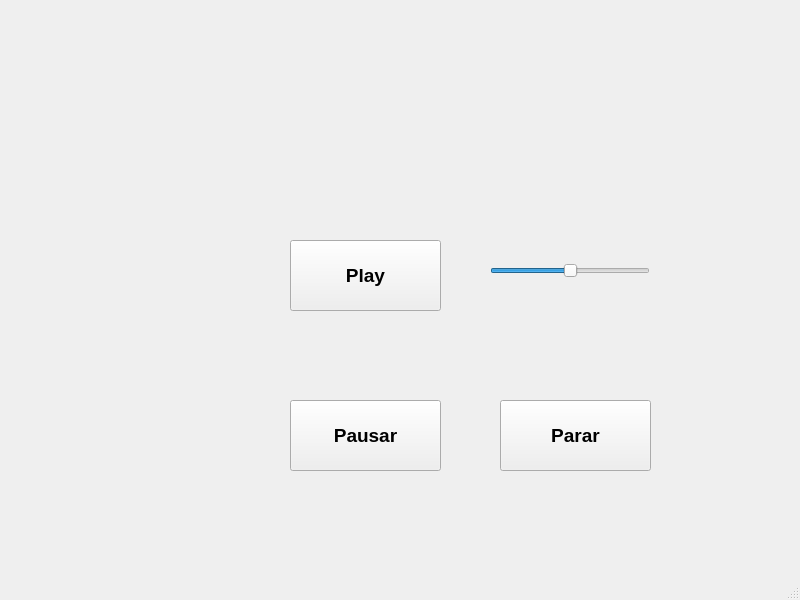
<?xml version="1.0" encoding="UTF-8"?>
<ui version="4.0">
 <class>MainWindow</class>
 <widget class="QMainWindow" name="MainWindow">
  <property name="geometry">
   <rect>
    <x>0</x>
    <y>0</y>
    <width>800</width>
    <height>600</height>
   </rect>
  </property>
  <property name="windowTitle">
   <string>MainWindow</string>
  </property>
  <widget class="QWidget" name="centralwidget">
   <widget class="QPushButton" name="pushButton_Parar">
    <property name="geometry">
     <rect>
      <x>500</x>
      <y>400</y>
      <width>151</width>
      <height>71</height>
     </rect>
    </property>
    <property name="font">
     <font>
      <pointsize>14</pointsize>
      <weight>75</weight>
      <bold>true</bold>
     </font>
    </property>
    <property name="text">
     <string>Parar</string>
    </property>
   </widget>
   <widget class="QPushButton" name="pushButton_Tocar">
    <property name="geometry">
     <rect>
      <x>290</x>
      <y>240</y>
      <width>151</width>
      <height>71</height>
     </rect>
    </property>
    <property name="font">
     <font>
      <pointsize>14</pointsize>
      <weight>75</weight>
      <bold>true</bold>
     </font>
    </property>
    <property name="text">
     <string>Play</string>
    </property>
   </widget>
   <widget class="QPushButton" name="pushButton_Pausar">
    <property name="geometry">
     <rect>
      <x>290</x>
      <y>400</y>
      <width>151</width>
      <height>71</height>
     </rect>
    </property>
    <property name="font">
     <font>
      <pointsize>14</pointsize>
      <weight>75</weight>
      <bold>true</bold>
     </font>
    </property>
    <property name="text">
     <string>Pausar</string>
    </property>
   </widget>
   <widget class="QSlider" name="horizontalSlider_Volume">
    <property name="geometry">
     <rect>
      <x>490</x>
      <y>260</y>
      <width>160</width>
      <height>22</height>
     </rect>
    </property>
    <property name="maximum">
     <number>100</number>
    </property>
    <property name="sliderPosition">
     <number>50</number>
    </property>
    <property name="orientation">
     <enum>Qt::Horizontal</enum>
    </property>
   </widget>
  </widget>
  <widget class="QMenuBar" name="menubar">
   <property name="geometry">
    <rect>
     <x>0</x>
     <y>0</y>
     <width>800</width>
     <height>21</height>
    </rect>
   </property>
  </widget>
  <widget class="QStatusBar" name="statusbar"/>
 </widget>
 <resources/>
 <connections/>
</ui>
